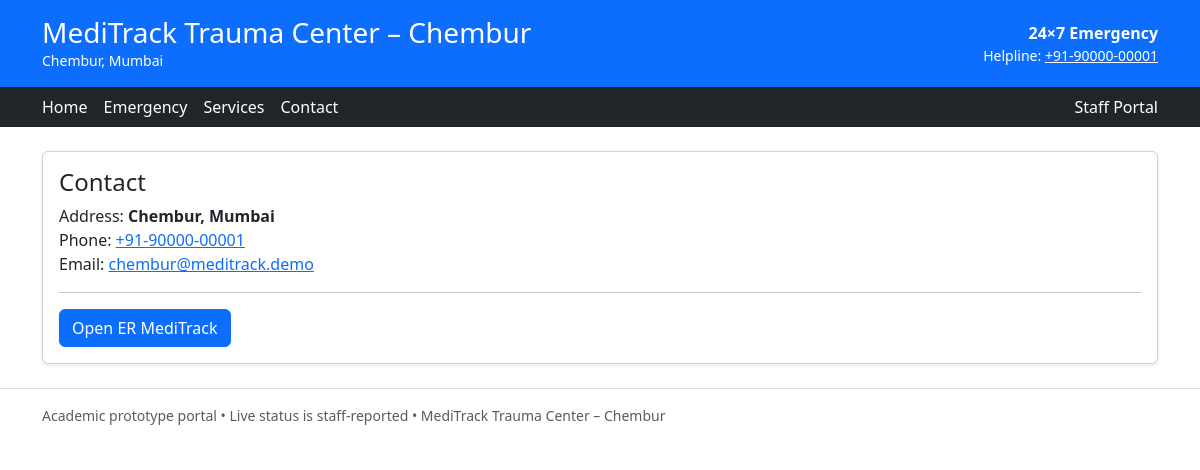
Screenshot of /h/1/contact with the database file from the repository.
### tables this page shows
CREATE TABLE hospital_sites (
  hospital_id INTEGER PRIMARY KEY,
  name TEXT NOT NULL,
  address TEXT,
  phone TEXT,
  email TEXT,
  latitude REAL NOT NULL,
  longitude REAL NOT NULL,
  about TEXT,
  emergency_text TEXT,
  services TEXT,
  created_at DATETIME DEFAULT CURRENT_TIMESTAMP NOT NULL
);

### app.py (the view)
@app.route("/h/<int:hospital_id>/contact")
def hospital_contact(hospital_id):
    h = get_hospital_site(hospital_id)
    if not h:
        return "Hospital not found", 404
    return render_template("hospital_contact.html", h=h)

### db.py (called while the page is built)
def get_connection():
    conn = sqlite3.connect(DB_PATH)
    conn.row_factory = sqlite3.Row
    return conn

def get_hospital_site(hospital_id: int):
    sql ="""
    SELECT
      s.hospital_id,
      s.name,
      s.address,
      s.phone,
      s.email,
      s.latitude,
      s.longitude,
      s.about,
      s.emergency_text,
      s.services,
      st.total_beds,
      st.occupied_beds,
      (st.total_beds - st.occupied_beds) AS available_beds,
      st.avg_wait_minutes,
      st.last_updated
    FROM hospital_sites s
    LEFT JOIN hospital_status st ON st.hospital_id = s.hospital_id
    WHERE s.hospital_id = ?
    """
    with get_connection() as conn:
        row = conn.execute(sql, (hospital_id,)).fetchone()
        return dict(row) if row else None

### templates/hospital_contact.html
{% extends "hospital_base.html" %}
{% block content %}
<div class="card shadow-sm">
  <div class="card-body">
    <h4>Contact</h4>
    <div class="mt-2">Address: <b>{{ h.address }}</b></div>
    <div>Phone: <a href="tel:{{ h.phone }}">{{ h.phone }}</a></div>
    <div>Email: <a href="mailto:{{ h.email }}">{{ h.email }}</a></div>
    <hr/>
    <a class="btn btn-primary" href="/">Open ER MediTrack</a>
  </div>
</div>
{% endblock %}

### templates/hospital_base.html (shortened to what this page needs)
<!doctype html>
<html lang="en">
<head>
  <link href="https://cdn.jsdelivr.net/npm/bootstrap@5.3.3/dist/css/bootstrap.min.css" rel="stylesheet">
</head>
<body>
  <header class="bg-primary text-white">
    <div class="container py-3">
      <div class="d-flex justify-content-between align-items-center">
        <div>
          <h3 class="mb-0">{{ h.name }}</h3>
          <div class="small">{{ h.address }}</div>
        </div>
        <div class="text-end">
          <div class="fw-bold">24×7 Emergency</div>
          <div class="small">
            Helpline: <a class="text-white" href="tel:{{ h.phone }}">{{ h.phone }}</a>
          </div>
        </div>
      </div>
    </div>
    <nav class="bg-dark">
      <div class="container py-2 d-flex gap-3">
        <a class="text-white text-decoration-none" href="/h/{{ h.hospital_id }}/home">Home</a>
        <a class="text-white text-decoration-none" href="/h/{{ h.hospital_id }}/emergency">Emergency</a>
        <a class="text-white text-decoration-none" href="/h/{{ h.hospital_id }}/services">Services</a>
        <a class="text-white text-decoration-none" href="/h/{{ h.hospital_id }}/contact">Contact</a>
        <a class="text-white text-decoration-none ms-auto" href="/h/{{ h.hospital_id }}/staff">Staff Portal</a>
      </div>
    </nav>
  </header>
  <main class="container py-4">
    {% block content %}{% endblock %}
  </main>
  <footer class="border-top py-3">
    <div class="container small text-muted">
      Academic prototype portal • Live status is staff-reported • {{ h.name }}
    </div>
  </footer>
</body>
</html>

### rows the page displays
hospital_sites: name "MediTrack Trauma Center – Chembur", address "Chembur, Mumbai", phone "+91-90000-00001", email "chembur@meditrack.demo"
